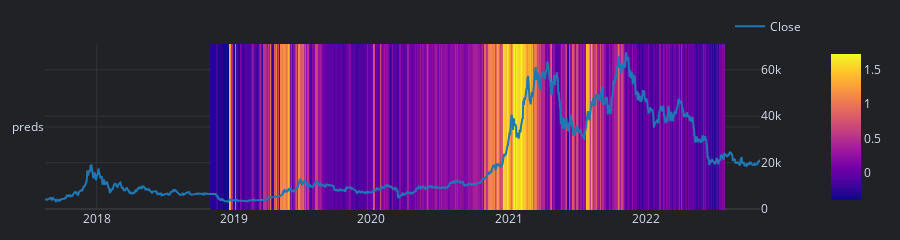

The notebook cell this image was saved under:
### Code cell
data.close.vbt.overlay_with_heatmap(test_preds).show()

### Figure 1 — Plotly figure (JSON) as saved in the notebook; plotly's stock layout.template omitted (floating-point values rounded to 4 significant figures; data arrays with more than 128 entries replaced by an {"elided": "..."} marker saying what was removed)
{"data": [{"colorscale": [[0, "#0d0887"], [0.1111, "#46039f"], [0.2222, "#7201a8"], [0.3333, "#9c179e"], [0.4444, "#bd3786"], [0.5556, "#d8576b"], [0.6667, "#ed7953"], [0.7778, "#fb9f3a"], [0.8889, "#fdca26"], [1, "#f0f921"]], "hoverongaps": false, "type": "heatmap", "uid": "62d7ffe4-5803-4a77-a0e3-0396f9d22965", "x": {"elided": "1902 str values"}, "y": ["preds"], "z": {"elided": "1x1902 float values"}}, {"line": {"color": "#1f77b4"}, "mode": "lines", "name": "Close", "showlegend": true, "type": "scatter", "uid": "9e15f560-a75d-4f2f-9eae-b13ef4e0c506", "x": {"elided": "1902 str values"}, "xaxis": "x", "y": {"elided": "1902 float values"}, "yaxis": "y2"}], "layout": {"height": 200, "legend": {"orientation": "h", "traceorder": "normal", "x": 1, "xanchor": "right", "y": 1.02, "yanchor": "bottom"}, "margin": {"b": 30, "l": 30, "r": 30, "t": 30}, "width": 900, "xaxis": {"anchor": "y", "domain": [0, 0.94]}, "yaxis": {"anchor": "x", "domain": [0, 1], "type": "category"}, "yaxis2": {"anchor": "x", "overlaying": "y", "side": "right"}}}
